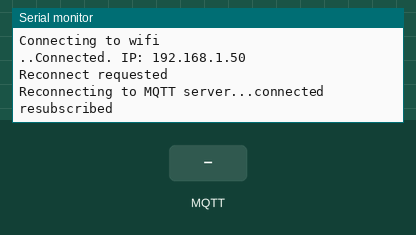
Simulated run of this sketch. Board: ESP32. Shown: the last lines printed to the serial monitor. The inputs (shaded band) are chosen by the test bench. WiFi joins after 1.5 s; servers stay silent unless stated; random numbers use the default seed unless the sketch sets one; no MQTT or app messages arrive unless stated.

Above: at 3.2 s.
3.3 s: MQTT message "1" arrives on the first subscribed topic
At 4.9 s:
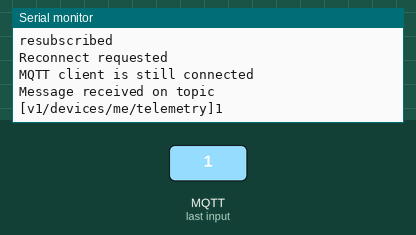
5.5 s: MQTT message "on" arrives on the first subscribed topic
At 6.6 s:
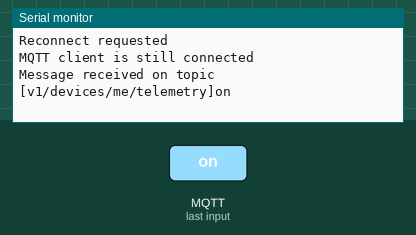
7.5 s: MQTT message "off" arrives on the first subscribed topic
At 9.5 s:
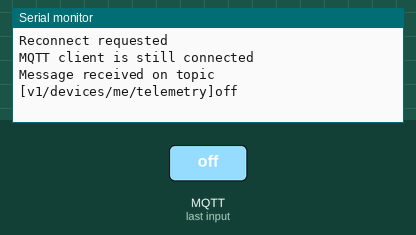

The sketch:

05_PubSubClient.ino
```cpp
#include <WiFi.h>
#include <PubSubClient.h> //https://github.com/knolleary/pubsubclient/blob/master/src/PubSubClient.cpp

const char* mqtt_server = "test.mosquitto.org";
const int mqtt_port = 1883;
const char* clientId = "DoesntMatter98327988982385729834028";
// const char* user = "rw";
// const char* pass = "readwrite";

WiFiClient wifi;
PubSubClient client(wifi);

void setup_wifi() {
  WiFi.begin("btc123", "whishiknewit");
  Serial.println("Connecting to wifi ");
  while (WiFi.status() != WL_CONNECTED) {
    delay(1000);
    Serial.print(".");
  }
  Serial.print("Connected. IP: ");
  Serial.println(WiFi.localIP());
}

void callback(char* topic, byte* payload, unsigned int length) {
  Serial.print("Message received on topic [" + String(topic) + "]");
  for (int i = 0; i < length; i++) {
    Serial.print((char)payload[i]);
  }
  Serial.println();
}

int reconnect() {
  Serial.println("Reconnect requested");
  if(client.connected()) {
    Serial.println("MQTT client is still connected");
    return 0;
  }

  Serial.print("Reconnecting to MQTT server...");
  // if (client.connect(clientId, user, pass)) {
  if(client.connect(clientId)) {
    Serial.println("connected");

    client.subscribe("v1/devices/me/telemetry");
    Serial.println("resubscribed");
    return 0;

  } else {
    Serial.println("failed");
    return client.state();
  }
}

void setup() {
  Serial.begin(115200);
  randomSeed(analogRead(0));

  setup_wifi();

  client.setServer(mqtt_server, mqtt_port);
  client.setCallback(callback);
}

void loop() {

  float temperature = random(200, 301) / 10.0;

  int err = reconnect();
  if(err != 0){
    // TODO buffer the measurement to send next time
    Serial.println("Could not reconnect");
  } else {
    client.loop(); // process incoming messages and maintain connection to server

    // TODO add sequence number
    String json = "{\"temperature\":" + String(temperature,1) + "}";
    // Serial.println(json);
    client.publish("v1/devices/me/telemetry", json.c_str());

  }
  delay(2000);
}
```

Measured:
- after the input at 3.3 s, the serial monitor: prints a new line after 0.76 s (image 1)
- after the input at 5.5 s, the serial monitor: prints a new line after 0.56 s (image 2)
- after the input at 7.5 s, the serial monitor: prints a new line after 0.56 s (image 3)
